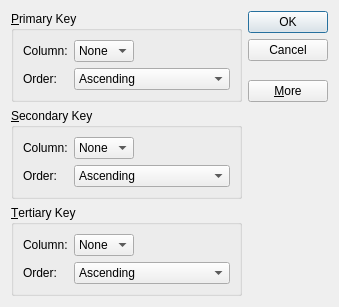
<?xml version="1.0" encoding="UTF-8"?>
<ui version="4.0">
 <class>SortDialog</class>
 <widget class="QDialog" name="SortDialog">
  <property name="geometry">
   <rect>
    <x>0</x>
    <y>0</y>
    <width>339</width>
    <height>276</height>
   </rect>
  </property>
  <property name="windowTitle">
   <string>Dialog</string>
  </property>
  <layout class="QGridLayout" name="gridLayout_4">
   <item row="0" column="0">
    <widget class="QGroupBox" name="primaryGrouBox">
     <property name="title">
      <string>&amp;Primary Key</string>
     </property>
     <layout class="QGridLayout" name="gridLayout">
      <item row="0" column="0">
       <widget class="QLabel" name="label">
        <property name="text">
         <string>Column:</string>
        </property>
       </widget>
      </item>
      <item row="0" column="1">
       <widget class="QComboBox" name="primaryCombo">
        <item>
         <property name="text">
          <string>None</string>
         </property>
        </item>
       </widget>
      </item>
      <item row="0" column="2">
       <spacer name="horizontalSpacer">
        <property name="orientation">
         <enum>Qt::Horizontal</enum>
        </property>
        <property name="sizeHint" stdset="0">
         <size>
          <width>111</width>
          <height>20</height>
         </size>
        </property>
       </spacer>
      </item>
      <item row="1" column="0">
       <widget class="QLabel" name="label_2">
        <property name="text">
         <string>Order:</string>
        </property>
       </widget>
      </item>
      <item row="1" column="1" colspan="2">
       <widget class="QComboBox" name="primaryOrder">
        <item>
         <property name="text">
          <string>Ascending</string>
         </property>
        </item>
        <item>
         <property name="text">
          <string>Descending</string>
         </property>
        </item>
       </widget>
      </item>
     </layout>
    </widget>
   </item>
   <item row="0" column="1" rowspan="2">
    <layout class="QVBoxLayout" name="verticalLayout">
     <item>
      <widget class="QPushButton" name="okButton">
       <property name="text">
        <string>OK</string>
       </property>
      </widget>
     </item>
     <item>
      <widget class="QPushButton" name="cancelButton">
       <property name="text">
        <string>Cancel</string>
       </property>
      </widget>
     </item>
     <item>
      <spacer name="verticalSpacer">
       <property name="orientation">
        <enum>Qt::Vertical</enum>
       </property>
       <property name="sizeHint" stdset="0">
        <size>
         <width>20</width>
         <height>0</height>
        </size>
       </property>
      </spacer>
     </item>
     <item>
      <widget class="QPushButton" name="moresButton">
       <property name="text">
        <string>&amp;More</string>
       </property>
       <property name="checkable">
        <bool>true</bool>
       </property>
      </widget>
     </item>
    </layout>
   </item>
   <item row="1" column="0">
    <spacer name="verticalSpacer_2">
     <property name="orientation">
      <enum>Qt::Vertical</enum>
     </property>
     <property name="sizeHint" stdset="0">
      <size>
       <width>20</width>
       <height>0</height>
      </size>
     </property>
    </spacer>
   </item>
   <item row="2" column="0">
    <widget class="QGroupBox" name="secondaryGroupBox">
     <property name="title">
      <string>&amp;Secondary Key</string>
     </property>
     <layout class="QGridLayout" name="gridLayout_2">
      <item row="0" column="0">
       <widget class="QLabel" name="label_3">
        <property name="text">
         <string>Column:</string>
        </property>
       </widget>
      </item>
      <item row="0" column="1">
       <widget class="QComboBox" name="secondaryCombo">
        <item>
         <property name="text">
          <string>None</string>
         </property>
        </item>
       </widget>
      </item>
      <item row="0" column="2">
       <spacer name="horizontalSpacer_2">
        <property name="orientation">
         <enum>Qt::Horizontal</enum>
        </property>
        <property name="sizeHint" stdset="0">
         <size>
          <width>114</width>
          <height>20</height>
         </size>
        </property>
       </spacer>
      </item>
      <item row="1" column="0">
       <widget class="QLabel" name="label_4">
        <property name="text">
         <string>Order:</string>
        </property>
       </widget>
      </item>
      <item row="1" column="1" colspan="2">
       <widget class="QComboBox" name="secondaryOrder">
        <item>
         <property name="text">
          <string>Ascending</string>
         </property>
        </item>
        <item>
         <property name="text">
          <string>Descending</string>
         </property>
        </item>
       </widget>
      </item>
     </layout>
    </widget>
   </item>
   <item row="3" column="0">
    <widget class="QGroupBox" name="tertiaryGroupBox">
     <property name="title">
      <string>&amp;Tertiary Key</string>
     </property>
     <layout class="QGridLayout" name="gridLayout_3">
      <item row="0" column="0">
       <widget class="QLabel" name="label_5">
        <property name="text">
         <string>Column:</string>
        </property>
       </widget>
      </item>
      <item row="0" column="1">
       <widget class="QComboBox" name="tertiaryCombo">
        <item>
         <property name="text">
          <string>None</string>
         </property>
        </item>
       </widget>
      </item>
      <item row="0" column="2">
       <spacer name="horizontalSpacer_3">
        <property name="orientation">
         <enum>Qt::Horizontal</enum>
        </property>
        <property name="sizeHint" stdset="0">
         <size>
          <width>114</width>
          <height>20</height>
         </size>
        </property>
       </spacer>
      </item>
      <item row="1" column="0">
       <widget class="QLabel" name="label_6">
        <property name="text">
         <string>Order:</string>
        </property>
       </widget>
      </item>
      <item row="1" column="1" colspan="2">
       <widget class="QComboBox" name="tertiaryOrder">
        <item>
         <property name="text">
          <string>Ascending</string>
         </property>
        </item>
        <item>
         <property name="text">
          <string>Descending</string>
         </property>
        </item>
       </widget>
      </item>
     </layout>
    </widget>
   </item>
  </layout>
 </widget>
 <resources/>
 <connections>
  <connection>
   <sender>okButton</sender>
   <signal>clicked()</signal>
   <receiver>SortDialog</receiver>
   <slot>accept()</slot>
   <hints>
    <hint type="sourcelabel">
     <x>288</x>
     <y>23</y>
    </hint>
    <hint type="destinationlabel">
     <x>300</x>
     <y>124</y>
    </hint>
   </hints>
  </connection>
  <connection>
   <sender>cancelButton</sender>
   <signal>clicked()</signal>
   <receiver>SortDialog</receiver>
   <slot>reject()</slot>
   <hints>
    <hint type="sourcelabel">
     <x>274</x>
     <y>46</y>
    </hint>
    <hint type="destinationlabel">
     <x>283</x>
     <y>157</y>
    </hint>
   </hints>
  </connection>
  <connection>
   <sender>moresButton</sender>
   <signal>toggled(bool)</signal>
   <receiver>secondaryGroupBox</receiver>
   <slot>setVisible(bool)</slot>
   <hints>
    <hint type="sourcelabel">
     <x>264</x>
     <y>92</y>
    </hint>
    <hint type="destinationlabel">
     <x>154</x>
     <y>119</y>
    </hint>
   </hints>
  </connection>
  <connection>
   <sender>moresButton</sender>
   <signal>toggled(bool)</signal>
   <receiver>tertiaryGroupBox</receiver>
   <slot>setVisible(bool)</slot>
   <hints>
    <hint type="sourcelabel">
     <x>260</x>
     <y>95</y>
    </hint>
    <hint type="destinationlabel">
     <x>244</x>
     <y>235</y>
    </hint>
   </hints>
  </connection>
 </connections>
</ui>
